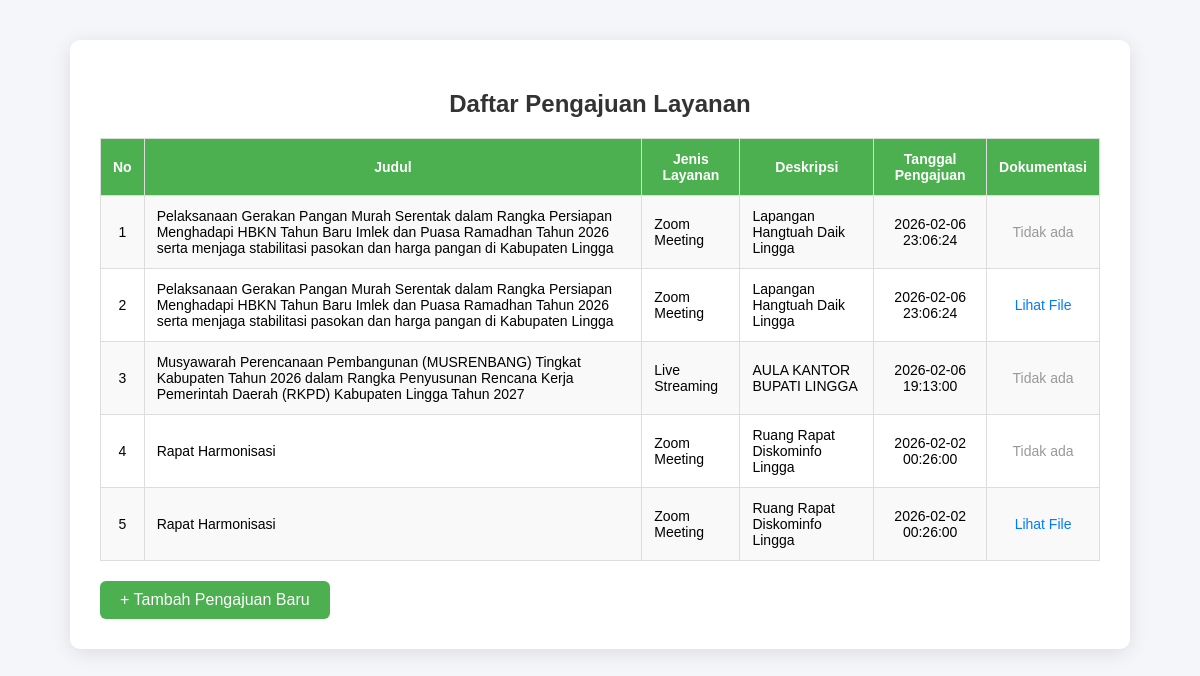
Screenshot of /daftar_pengajuan.php with the database file from the repository.
### tables this page shows
CREATE TABLE `dokumentasi` (
  `id` int(11) NOT NULL,
  `pengajuan_id` int(11) DEFAULT NULL,
  `judul` varchar(255) NOT NULL,
  `deskripsi` text NOT NULL,
  `file_path` varchar(255) NOT NULL,
  `tanggal_upload` datetime DEFAULT current_timestamp()
);

CREATE TABLE `pengajuan` (
  `id` int(11) NOT NULL,
  `user_id` int(11) NOT NULL,
  `instansi_pengaju_id` int(11) NOT NULL,
  `judul` varchar(255) NOT NULL,
  `jenis_layanan` varchar(100) NOT NULL,
  `deskripsi` text NOT NULL,
  `tanggal_pelaksanaan` date DEFAULT NULL,
  `status` enum('menunggu','disetujui','ditolak') NOT NULL DEFAULT 'menunggu',
  `catatan_admin` text DEFAULT NULL,
  `deleted_at` datetime DEFAULT NULL,
  `tanggal_pengajuan` datetime DEFAULT current_timestamp(),
  `status_admin_utama` enum('menunggu','diteruskan') NOT NULL DEFAULT 'menunggu',
  `sudah_masuk_laporan` tinyint(1) NOT NULL DEFAULT 0
);

### daftar_pengajuan.php (the view, shortened to what this page needs)
<?php
include 'config.php';
$sql = "SELECT p.id, p.judul, p.jenis_layanan, p.deskripsi, p.tanggal_pengajuan, d.file_path
        FROM pengajuan p
        LEFT JOIN dokumentasi d ON p.id = d.pengajuan_id
        ORDER BY p.tanggal_pengajuan DESC";
$result = $conn->query($sql);
?>
<!DOCTYPE html>
<html lang="id">
<head>
</head>
<body>
    <div class="container">
        <h2>Daftar Pengajuan Layanan</h2>
        <table>
            <tr>
                <th>No</th>
                <th>Judul</th>
                <th>Jenis Layanan</th>
                <th>Deskripsi</th>
                <th>Tanggal Pengajuan</th>
                <th>Dokumentasi</th>
            </tr>
            <?php
            if ($result->num_rows > 0) {
                $no = 1;
                while ($row = $result->fetch_assoc()) {
                    echo "<tr>";
                    echo "<td style='text-align:center;'>" . $no++ . "</td>";
                    echo "<td>" . htmlspecialchars($row['judul']) . "</td>";
                    echo "<td>" . htmlspecialchars($row['jenis_layanan']) . "</td>";
                    echo "<td>" . nl2br(htmlspecialchars($row['deskripsi'])) . "</td>";
                    echo "<td style='text-align:center;'>" . $row['tanggal_pengajuan'] . "</td>";
                    if (!empty($row['file_path']) && file_exists(__DIR__ . '/' . $row['file_path'])) {
                        echo "<td style='text-align:center;'><a class='file-link' href='" . $row['file_path'] . "' target='_blank'>Lihat File</a></td>";
                    } else {
                        echo "<td style='text-align:center; color:#999;'>Tidak ada</td>";
                    }
                    echo "</tr>";
                }
            } else {
                echo "<tr><td colspan='6' class='no-data'>Belum ada data pengajuan.</td></tr>";
            }
            ?>
        </table>
        <a href="pengajuan_layanan.php" class="btn">+ Tambah Pengajuan Baru</a>
    </div>
</body>
</html>

### daftar_pengajuan.php (style rules this page uses)
body { font-family: Arial, sans-serif; background-color: #f4f6f9; margin: 0; padding: 0; }
.container { width: 95%; max-width: 1000px; margin: 40px auto; background: #fff; padding: 30px; border-radius: 10px; box-shadow: 0 4px 20px rgba(0,0,0,0.1); }
h2 { text-align: center; color: #333; margin-bottom: 20px; }
table { width: 100%; border-collapse: collapse; margin-top: 15px; }
table th, table td { border: 1px solid #ddd; padding: 12px; text-align: left; font-size: 14px; }
table th { background-color: #4CAF50; color: white; text-align: center; }
table tr:nth-child(even) { background-color: #f9f9f9; }
.btn { display: inline-block; margin-top: 20px; padding: 10px 20px; background: #4CAF50; color: white; text-decoration: none; border-radius: 6px; }
.file-link { color: #007BFF; text-decoration: none; }

### rows the page displays
dokumentasi: pengajuan.judul "Pelaksanaan Gerakan Pangan Murah Serentak dalam Rangka Persiapan Menghadapi HBKN Tahun Baru Imlek dan Puasa Ramadhan Tahun 2026 serta menjaga stabilitasi pasokan dan harga pangan di Kabupaten Lingga", pengajuan.jenis_layanan "Zoom Meeting", pengajuan.deskripsi "Lapangan Hangtuah Daik Lingga", pengajuan.tanggal_pengajuan "2026-02-06 23:06:24", shows "Tidak ada"
dokumentasi: pengajuan.judul "Pelaksanaan Gerakan Pangan Murah Serentak dalam Rangka Persiapan Menghadapi HBKN Tahun Baru Imlek dan Puasa Ramadhan Tahun 2026 serta menjaga stabilitasi pasokan dan harga pangan di Kabupaten Lingga", pengajuan.jenis_layanan "Zoom Meeting", pengajuan.deskripsi "Lapangan Hangtuah Daik Lingga", pengajuan.tanggal_pengajuan "2026-02-06 23:06:24"
dokumentasi: pengajuan.judul "Musyawarah Perencanaan Pembangunan (MUSRENBANG) Tingkat Kabupaten Tahun 2026 dalam Rangka Penyusunan Rencana Kerja Pemerintah Daerah (RKPD) Kabupaten Lingga Tahun 2027", pengajuan.jenis_layanan "Live Streaming", pengajuan.deskripsi "AULA KANTOR BUPATI LINGGA", pengajuan.tanggal_pengajuan "2026-02-06 19:13:00", shows "Tidak ada"
dokumentasi: pengajuan.judul "Rapat Harmonisasi", pengajuan.jenis_layanan "Zoom Meeting", pengajuan.deskripsi "Ruang Rapat Diskominfo Lingga", pengajuan.tanggal_pengajuan "2026-02-02 00:26:00", shows "Tidak ada"
dokumentasi: pengajuan.judul "Rapat Harmonisasi", pengajuan.jenis_layanan "Zoom Meeting", pengajuan.deskripsi "Ruang Rapat Diskominfo Lingga", pengajuan.tanggal_pengajuan "2026-02-02 00:26:00"
